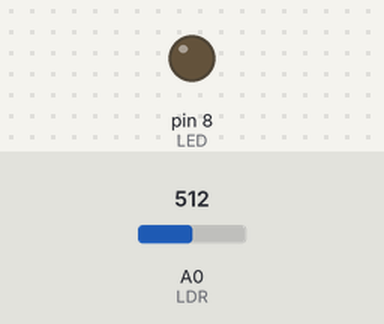
This sketch was run on a simulated Arduino Uno, built for the host (arithmetic inside an expression is 32-bit, double 64-bit). Shown: output pins drawn as LEDs (lit = HIGH). Inputs (shaded band) come from the test bench; at power-on: A0 (LDR) = 512. WiFi joins after 1.5 s; servers stay silent unless stated; no MQTT or app messages arrive unless stated; what the sketch prints to the serial monitor is not drawn.

Above: at 3.65 s.
Timing chart, 0 to 5.3 s (numbered marks = the images above):
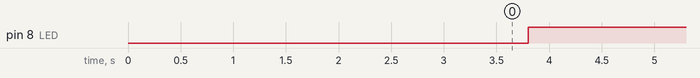

Measured:
- by itself, pin 8 (LED): LOW → HIGH at 3.8 s

The sketch:

lightsensorMQTT.ino
```cpp
#include <PubSubClient.h>
#include <EthernetClient.h>
#include <Ethernet.h>

const int LDR = A0;
const int LED =  8;
int LEDswitch = LOW;
int voltage;
bool oldLedHigh = false;

byte mac[]= { 0x90,0xA2,0xDA,0x0D,0x01,0x8B};

EthernetClient ethClient;
PubSubClient mqttClient(ethClient);

const char *host = "37.97.180.203";
uint16_t port = 1883;
const char *topic = "meterkastTVM";

void mqtt_callback (char* topic, byte* payload, unsigned int length) {

   char pl[40];
   memset(pl, '\0', length); // Waarom dit?
   strncpy(pl, (char *)payload, length);
}

void setup()
{
  Serial.begin(9600);
  Ethernet.begin(mac);
  delay(2000);
  pinMode(LED, OUTPUT);
  pinMode(LDR, INPUT);
}

void mqttConnect() {

   // Connect to mqtt broker and set callback
   mqttClient.setClient(ethClient);
   mqttClient.setServer(host, port);

   if(mqttClient.connect("_12345_RANDOM_UNIQUE_54321")) {

      // Subscribe to .../char [kunnen er meerdere zijn]
      mqttClient.subscribe(topic);

      // Set callback
      mqttClient.setCallback(mqtt_callback);
      Serial.println("connected");
   } else {
      Serial.println("not connected");
   }
}

void pulse()
{
  voltage = analogRead(LDR);
  Serial.println(voltage);

  if (voltage >= 250)
  {
    LEDswitch = HIGH;
    if(!oldLedHigh){
      mqttClient.publish(topic,'1');
    }
    oldLedHigh = true;
  }
  else
  {
    oldLedHigh = false;
    LEDswitch = LOW;
  }

  digitalWrite(LED, LEDswitch);
}

void loop()
{
    if( !mqttClient.connected() ) {
      mqttConnect();
      delay(250);
    } else {
      mqttClient.loop();
      pulse();
    }

//    voltage = analogRead(LDR);
//    if(voltage >= 200)
//    {
//       mqttClient.publish(topic,'1');
//    }
 //}

}
```
